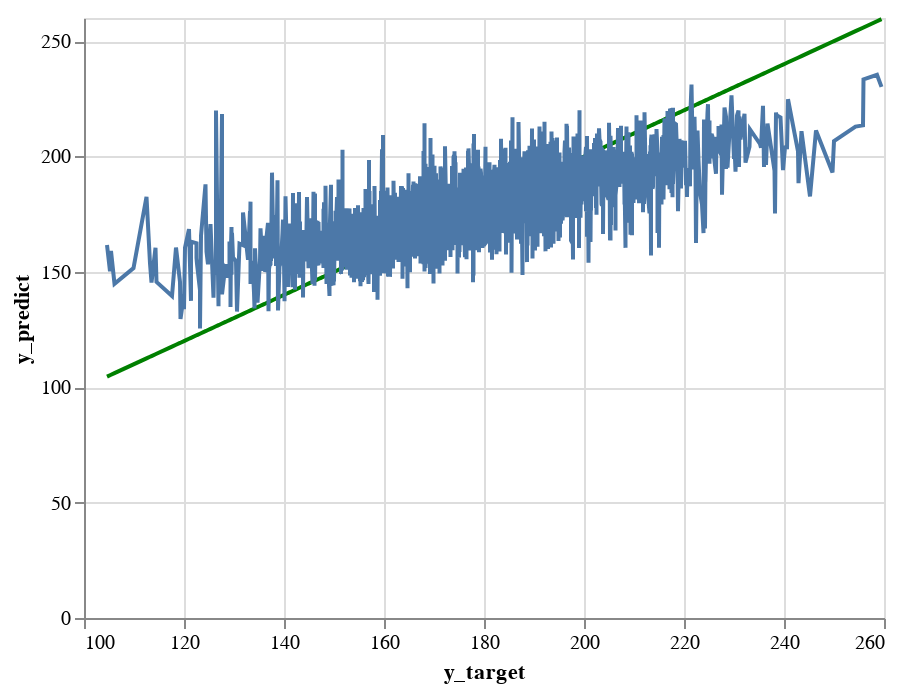

Write notebook code for a chart like this one.
### Markdown cell above
**[4.10]** Display the predictions versus the target line charts on the testing set

### Code cell
perfect_line_chart_testing = alt.Chart(pd.DataFrame({'y_target': y_test, 'y_predict': y_test})).mark_line(color='green').encode(
    x='y_target',
    y='y_predict'
  )
perfect_line_chart_testing

predict_line_chart_testing = alt.Chart(pd.DataFrame({'y_target': y_test, 'y_predict': y_test_preds})).mark_line().encode(
    x='y_target',
    y='y_predict'
  )
predict_line_chart_testing

perfect_line_chart_testing + predict_line_chart_testing

### Figure 1 — Vega-Lite specification as saved in the notebook (floating-point values rounded to 4 significant figures; data arrays with more than 128 entries replaced by an {"elided": "..."} marker saying what was removed)
{"config": {"view": {"continuousWidth": 400, "continuousHeight": 300}}, "layer": [{"data": {"name": "data-892c3ce996d2b1e678befce8ddd0a186"}, "mark": {"type": "line", "color": "green"}, "encoding": {"x": {"field": "y_target", "type": "quantitative"}, "y": {"field": "y_predict", "type": "quantitative"}}}, {"data": {"name": "data-29ced52246608000604f54e259ef11e9"}, "mark": "line", "encoding": {"x": {"field": "y_target", "type": "quantitative"}, "y": {"field": "y_predict", "type": "quantitative"}}}], "$schema": "https://vega.github.io/schema/vega-lite/v4.17.0.json", "datasets": {"data-892c3ce996d2b1e678befce8ddd0a186": {"elided": "1974 records"}, "data-29ced52246608000604f54e259ef11e9": {"elided": "1974 records"}}}
